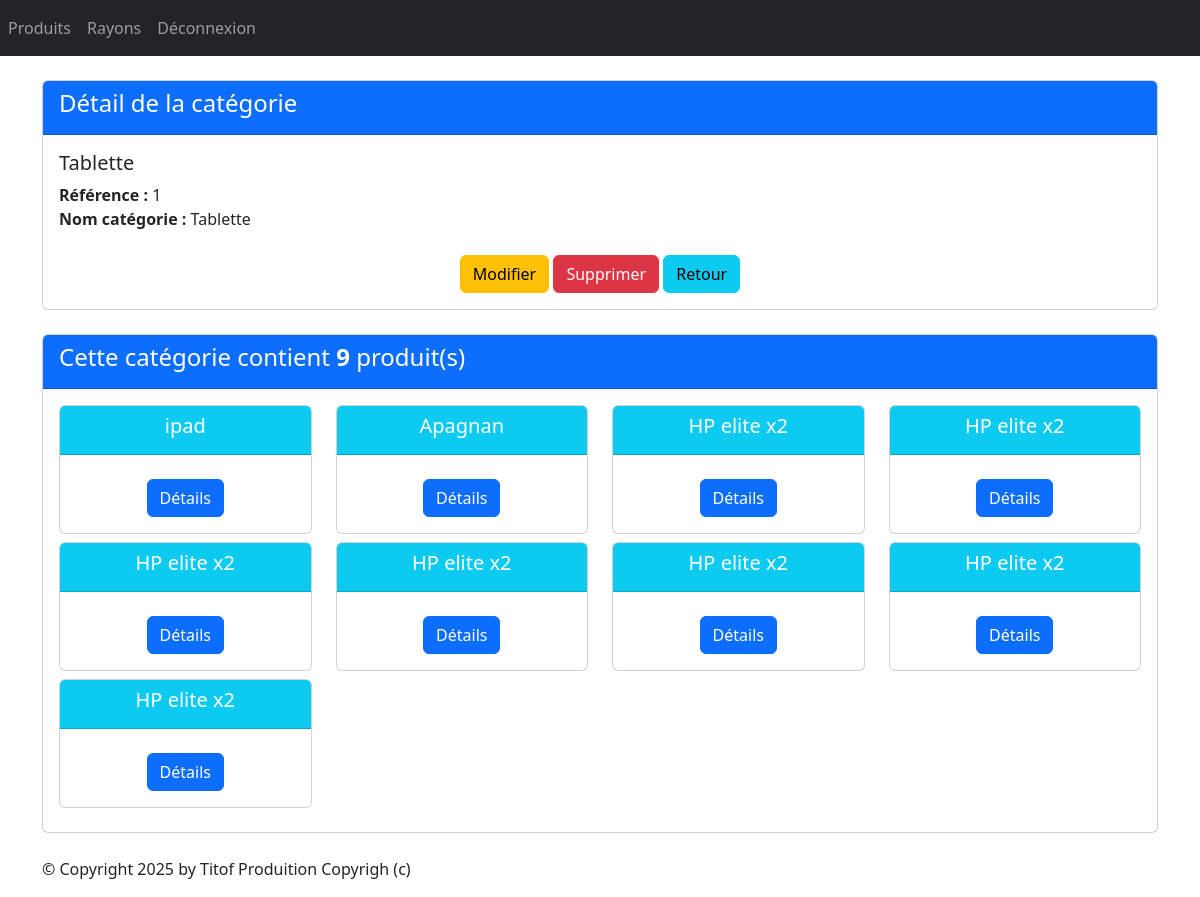
The page /monApp/categorie/1/ (signed in) on the database as committed earlier.
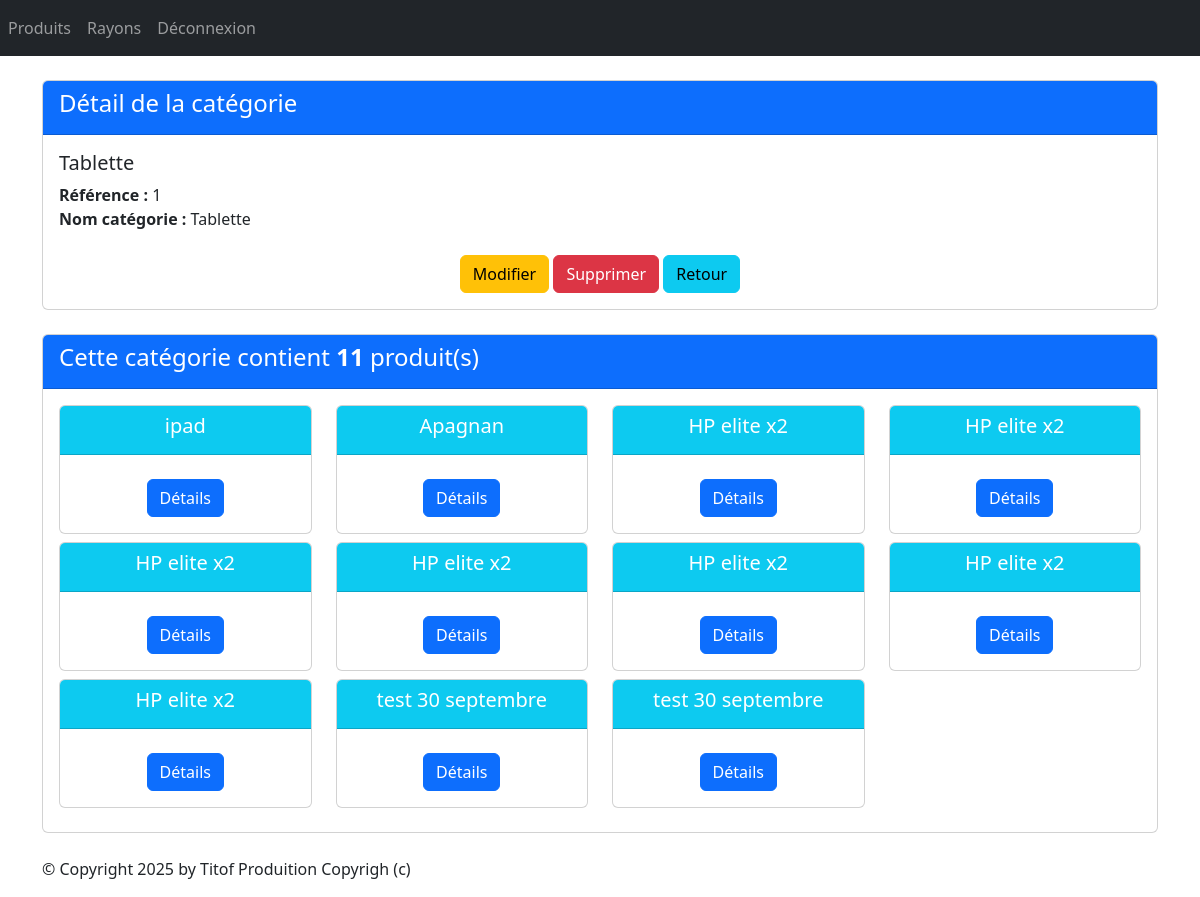
The same page on the database as committed later.
### monApp/models.py (models this page shows, shortened)
class Categorie(models.Model):
	idCat = models.AutoField(primary_key=True)
	nomCat = models.CharField(max_length=100)

class Produit(models.Model):
	refProd = models.AutoField(primary_key=True)
	intituleProd = models.CharField(max_length=200)
	prixUnitaireProd = models.DecimalField(max_digits=10, decimal_places=2)
	dateFabrication = models.DateField(default=datetime.date(2024, 9, 4))
	categorie = models.ForeignKey(Categorie, on_delete=models.CASCADE, related_name="produits", null=True, blank=True)
	statut = models.ForeignKey(Statut, on_delete=models.CASCADE, related_name="produits", null=True, blank=True)

### monApp/views.py (the view)
# urls.py: path("categorie/<pk>/", views.CategorieDetailView.as_view(), name="dtl-categorie"),
@method_decorator(login_required, name='dispatch')
class CategorieDetailView(DetailView):
    model = Categorie
    template_name = "monApp/detail_categorie.html"
    context_object_name = "categorie"
    def get_queryset(self):
        return Categorie.objects.annotate(nb_produits=Count('produits'))
    def get_context_data(self, **kwargs):
        context = super(CategorieDetailView, self).get_context_data(**kwargs)
        context['titremenu'] = "Détail de la catégorie"
        context['prdts'] = self.object.produits.all()
        return context

### monApp/templates/monApp/detail_categorie.html
{% extends 'monApp/base.html' %}
{% block contenu %}
<div class="card mb-4">
    <div class="card-header bg-primary text-white">
        <h4>Détail de la catégorie</h4>
    </div>
    <div class="card-body">
        <h5 class="card-title">{{ categorie.nomCat }}</h5>
        <ul class="list-unstyled">
            <li><strong>Référence :</strong> {{ categorie.idCat }}</li>
            <li><strong>Nom catégorie :</strong> {{ categorie.nomCat }}</li>
        </ul>
        <div class="car-footer text-center">
            <a href="{% url 'categorie-chng' categorie.idCat %}" class="btn btn-warning mt-2">Modifier</a>
            <a href="{% url 'dlt-categorie' categorie.idCat %}" class="btn btn-danger mt-2">Supprimer</a>
            <a href="{% url 'lst_categories' %}" class="btn btn-info mt-2">Retour</a>
        </div>
    </div>
</div>
<div class="card mb-4">
    <div class="card-header bg-primary text-white">
        <h4>Cette catégorie contient <strong>{{ categorie.nb_produits }}</strong> produit(s)</h4>
    </div>
    <div class="card-body">
        <div class="row">
            {% if prdts %}
                {% for prdt in prdts %}
                    <div class="col-sm-3">
                        <div class="card mb-2 text-center">
                            <div class="card-header bg-info text-white">
                                <h5 class="card-title">{{ prdt.intituleProd }}</h5>
                            </div>
                            <div class="card-body">
                                <a href="{% url 'dtl-prdt' prdt.refProd %}" class="btn btn-primary mt-2">Détails</a>
                            </div>
                        </div>
                    </div>
                {% endfor %}
            {% else %}
                <p class="text-muted">Aucun produit trouvé pour cette catégorie.</p>
            {% endif %}
        </div>
    </div>
</div>
{% endblock %}

Rows that differ between the two databases and show on the page:
computed for Categorie "Tablette": nb_produits "9" → "11"
added Produit: intituleProd "test 30 septembre"
added Produit: intituleProd "test 30 septembre"
